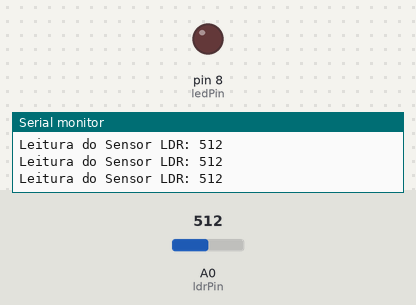
The sketch below on a simulated Arduino Uno, built with avr-gcc and run on an emulated ATmega328P. On the bench: output pins drawn as LEDs (lit = HIGH), the last lines printed to the serial monitor. The inputs (shaded band) are chosen by the test bench; at power-on: A0 (ldrPin) = 512.

Above: at 1.3 s.
1.4 s: A0 (ldrPin) set to 407
2.9 s: A0 (ldrPin) set to 385
At 4.0 s:
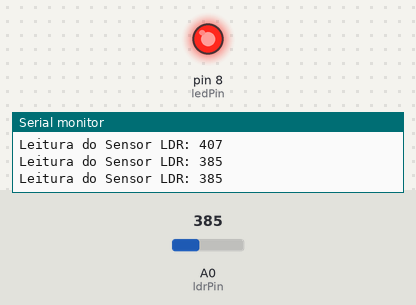
4.5 s: A0 (ldrPin) set to 410
At 5.2 s:
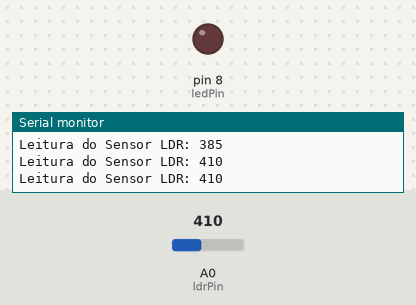
6.0 s: A0 (ldrPin) set to 390
At 6.4 s:
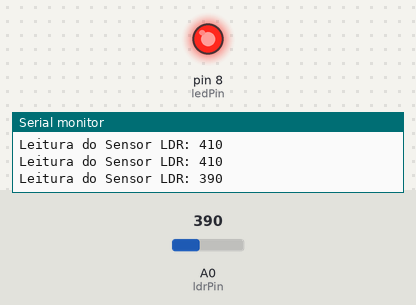
Timing chart, 0 to 8.5 s (numbered marks = the images above; inputs shaded):
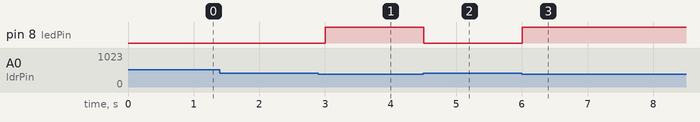

Measured:
- the behaviour switches between 400 and 399 on A0 (ldrPin) (found by bisection; images 0 and 1)
- after the input at 2.9 s, pin 8 (ledPin): LOW → HIGH after 0.10 s
- after the input at 4.5 s, pin 8 (ledPin): HIGH → LOW at once
- after the input at 6.0 s, pin 8 (ledPin): LOW → HIGH at once

The sketch:

sketch.ino
```cpp
const int ldrPin = A0;   // Pino analógico onde o LDR está conectado
const int ledPin = 8;    // Pino digital onde o LED está conectado

// Variável para definir o ponto de transição
const int limiteLuz = 400;

void setup() {
  // Configura o pino do LED como saída
  pinMode(ledPin, OUTPUT);

  // Inicia a comunicação para monitorar os valores do LDR
  Serial.begin(9600);
}

void loop() {
  // Lê o valor analógico do LDR
  int valorLDR = analogRead(ldrPin);

  // Mostra o valor no Monitor Serial para ajudar na calibração
  Serial.print("Leitura do Sensor LDR: ");
  Serial.println(valorLDR);

  // Se o valor lido for MENOR que o limite, significa que está ESCURO.
  if (valorLDR < limiteLuz) {
    digitalWrite(ledPin, HIGH);  // Acende o LED
  }
  // Se for MAIOR ou IGUAL ao limite, está CLARO.
  else {
    digitalWrite(ledPin, LOW);   // Apaga o LED
  }
  delay(500);
}
```
